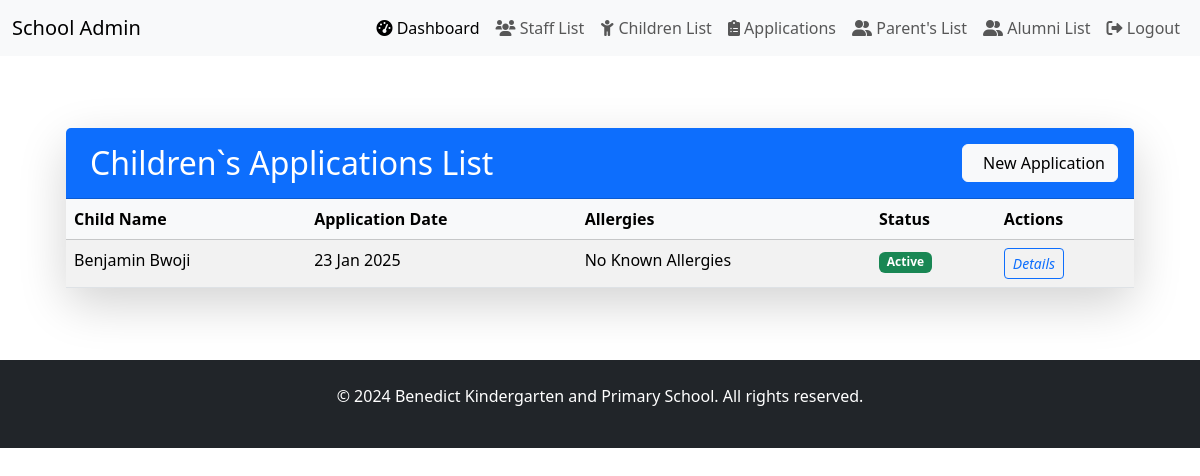
Page /benedict_school/applications/ (signed in) on the earlier database version.
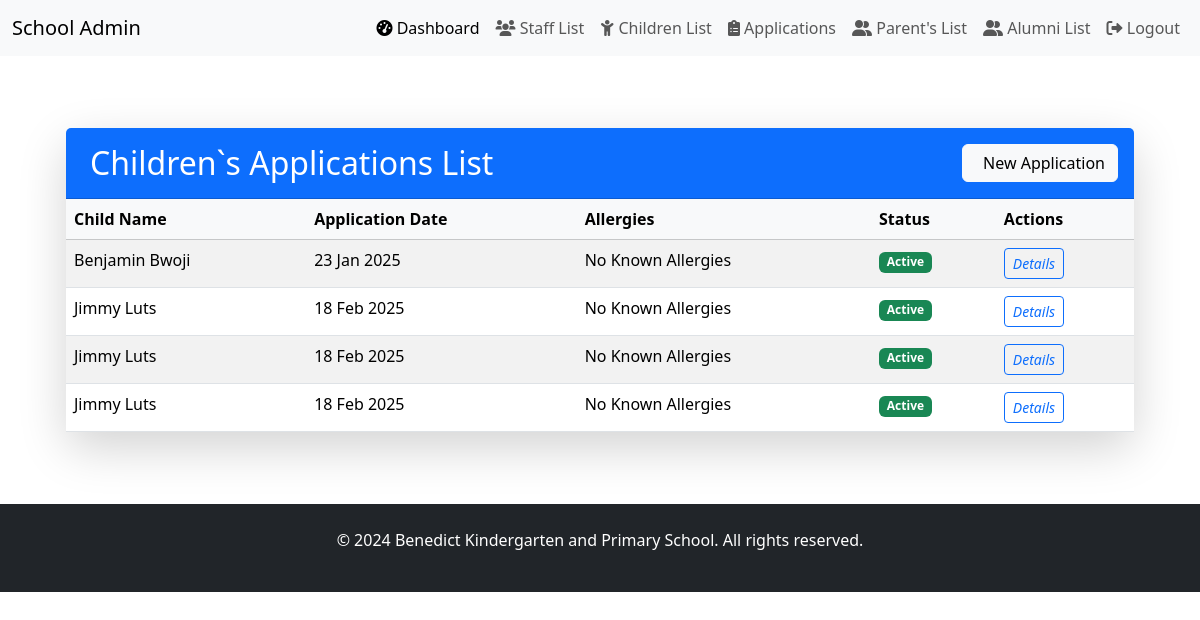
Same page on the later database version.
### benedict_school/models.py (models this page shows, shortened)
class PupilApplication(models.Model):
    child = models.OneToOneField(
        Child,
        on_delete=models.CASCADE,
        related_name="application"
    )
    application_date = models.DateField(auto_now_add=True)
    documents = models.FileField(
        upload_to="applications/",
        null=True,
        blank=True,
        validators=[FileExtensionValidator(['pdf', 'doc', 'docx'])],
        verbose_name="Application Documents"
    )
    ALLERGY_CHOICES = [
        ('none', 'No Known Allergies'),
        ('food', 'Food Allergy'),
        ('medication', 'Medication Allergy'),
        ('environmental', 'Environmental Allergy'),
        ('other', 'Other')
    ]
    allergies = models.CharField(
        max_length=20,
        choices=ALLERGY_CHOICES,
        default='none'
    )
    allergy_details = models.TextField(null=True, blank=True)
    medical_conditions = models.TextField(
        null=True,
        blank=True,
        help_text="List any existing medical conditions"
    )
    emergency_contact_name = models.CharField(max_length=100, default='')
    emergency_contact_phone = models.CharField(max_length=15, default='')
    special_needs = models.TextField(
        null=True,
        blank=True,
        help_text="Describe any special needs or accommodations required"
    )
    previous_school = models.CharField(
        max_length=100,
        null=True,
        blank=True,
        help_text="Name of the previous school attended"
    )
    notes = models.TextField(
        null=True,
        blank=True,
        help_text="Additional notes or comments"
    )

class Child(models.Model):
    parent = models.ForeignKey(
        Parent,
        on_delete=models.CASCADE,
        related_name="children"
    )
    full_name = models.CharField(max_length=100)
    date_of_birth = models.DateField()
    sex = models.CharField(
        max_length=10,
        choices=[("male", "Male"), ("female", "Female")],
        default="male"
    )
    study_class = models.CharField(
        max_length=20,
        choices=[
            ("baby_class", "Baby Class"),
            ("middle_class", "Middle class"),
            ("top_class", "Top class"),
            ("primary_one", "Primary one"),
            ("primary_two", "Primary two"),
            ("primary_three", "Primary three"),
            ("primary_four", "Primary four"),
            ("primary_five", "Primary five"),
            ("primary_six", "Primary six")
        ],
        default="primary_one",
    )
    profile_image = models.ImageField(upload_to="child_images/", null=True, blank=True)
    STATUS_CHOICES = [
        ('active', 'Active'),
        ('alumni', 'Alumni'),
    ]
    status = models.CharField(
        max_length=20,
        choices=STATUS_CHOICES,
        default='active'
    )
    alumni_date = models.DateField(null=True, blank=True)
    reason_for_leaving = models.TextField(blank=True, null=True)

### benedict_school/views.py (the view)
# urls.py: path('applications/', views.application_list, name='application-list'),
@user_passes_test(is_admin, login_url='/admin-login/')
def application_list(request):
    applications = PupilApplication.objects.select_related('child').all()
    return render(request, 'application_list.html', {'applications': applications})
    paginator = Paginator(queryset, 10)
    page = request.GET.get('page')
    staff_members = paginator.get_page(page)

### benedict_school/context_processors.py (called while the page is built)
def google_maps_api_key(request):
    return {'GOOGLE_MAPS_API_KEY': getattr(settings, 'GOOGLE_MAPS_API_KEY', '')}

### benedict_school/views.py (called while the page is built)
def is_admin(user):
    return user.is_authenticated and user.is_staff  # Checks if user is admin

### benedict_school/templates/application_list.html (shortened to what this page needs)
{% extends "admin_base.html" %}
{% load static %}
{% load django_bootstrap5 %}
{% block content %}
<div class="container-fluid px-4 py-5">
    <div class="row">
        <div class="col-12">
            <div class="card shadow-lg border-0 rounded-4">
                <div class="card-header bg-primary text-white py-3 d-flex justify-content-between align-items-center">
                    <h2 class="mb-0">
                        Children`s Applications List
                    </h2>
                    <a href="{% url 'parent-create' %}" class="btn btn-light">
                        New Application
                    </a>
                </div>
                <div class="card-body p-0">
                    {% if applications %}
                    <div class="table-responsive">
                        <table class="table table-striped table-hover mb-0">
                            <thead class="table-light">
                                <tr>
                                    <th>Child Name</th>
                                    <th>Application Date</th>
                                    <th>Allergies</th>
                                    <th>Status</th>
                                    <th>Actions</th>
                                </tr>
                            </thead>
                            <tbody>
                                {% for application in applications %}
                                <tr>
                                    <td>{{ application.child.full_name }}</td>
                                    <td>{{ application.application_date|date:"d M Y" }}</td>
                                    <td>{{ application.get_allergies_display }}</td>
                                    <td>
                                        <span class="badge
                                            {% if application.child.status == 'active' %}
                                                bg-success
                                            {% else %}
                                                bg-secondary
                                            {% endif %}
                                        ">
                                            {{ application.child.status|title }}
                                        </span>
                                    </td>
                                    <td>
                                        <div class="btn-group" role="group">
                                            <a href="{% url 'application-detail' application.pk %}" class="btn btn-sm btn-outline-primary">
                                                <i class="bi bi-eye">Details</i>
                                            </a>
                                        </div>
                                    </td>
                                </tr>
                                {% endfor %}
                            </tbody>
                        </table>
                    </div>
                    {% else %}
                    <div class="text-center py-5">
                        <i class="bi bi-file-earmark-text display-4 text-muted mb-3"></i>
                        <p class="lead text-muted">No applications found</p>
                    </div>
                    {% endif %}
                </div>
            </div>
        </div>
    </div>
</div>
{% endblock %}

### benedict_school/templates/admin_base.html (shortened to what this page needs)
{% load static %}
{% load django_bootstrap5 %}
<!DOCTYPE html>
<html lang="en">
  <head>
    <link rel="stylesheet" href="https://cdnjs.cloudflare.com/ajax/libs/font-awesome/6.0.0-beta3/css/all.min.css">
    <link href="https://cdn.jsdelivr.net/npm/bootstrap@5.3.3/dist/css/bootstrap.min.css" rel="stylesheet">
  </head>
  <body>
    <nav class="navbar navbar-expand-lg navbar-light bg-light">
      <div class="container-fluid">
        <a class="navbar-brand" href="{% url 'admin-dashboard' %}">School Admin</a>
        <div class="collapse navbar-collapse" id="navbarNav">
          <ul class="navbar-nav ms-auto">
            <li class="nav-item">
              <a class="nav-link active" href="{% url 'admin-dashboard' %}"><i class="fas fa-tachometer-alt"></i> Dashboard</a>
            </li>
            <li class="nav-item">
              <a class="nav-link" href="{% url 'staff-list' %}"><i class="fas fa-users"></i> Staff List</a>
            </li>
            <li class="nav-item">
              <a class="nav-link" href="{% url 'child-list' %}"><i class="fas fa-child"></i> Children List</a>
            </li>
            <li class="nav-item">
              <a class="nav-link" href="{% url 'application-list' %}"><i class="fas fa-clipboard-list"></i> Applications</a>
            </li>
            <li class="nav-item">
              <a class="nav-link" href="{% url 'parent-list' %}"><i class="fas fa-user-friends"></i> Parent's List</a>
            </li>
            <li class="nav-item">
              <a class="nav-link" href="{% url 'alumni-list' %}"><i class="fas fa-user-friends"></i> Alumni List</a>
            </li>
            <form action="{% url 'logout' %}" method="POST" class="d-inline">
              <button type="submit" class="btn btn-link nav-link"><i class="fas fa-sign-out-alt"></i> Logout</button>
            </form>
          </ul>
        </div>
      </div>
    </nav>
    <main class="container my-4">
      {% block content %}{% endblock %}
    </main>
    <footer class="bg-dark text-white py-4">
      <div class="container-fieldtext-center">
        <p>&copy; 2024 Benedict Kindergarten and Primary School. All rights reserved.</p>
      </div>
    </footer>
  </body>
</html>

### benedict_school/templates/admin_base.html (style rules this page uses)
footer { background-color: #000000; color: white; padding: 40px 20px; text-align: center; }

Differences in the rows shown:
added PupilApplication: child.full_name "Jimmy Luts", application_date "18 Feb 2025", allergies "No Known Allergies", child.status "Active"
added PupilApplication: child.full_name "Jimmy Luts", application_date "18 Feb 2025", allergies "No Known Allergies", child.status "Active"
added PupilApplication: child.full_name "Jimmy Luts", application_date "18 Feb 2025", allergies "No Known Allergies", child.status "Active"
